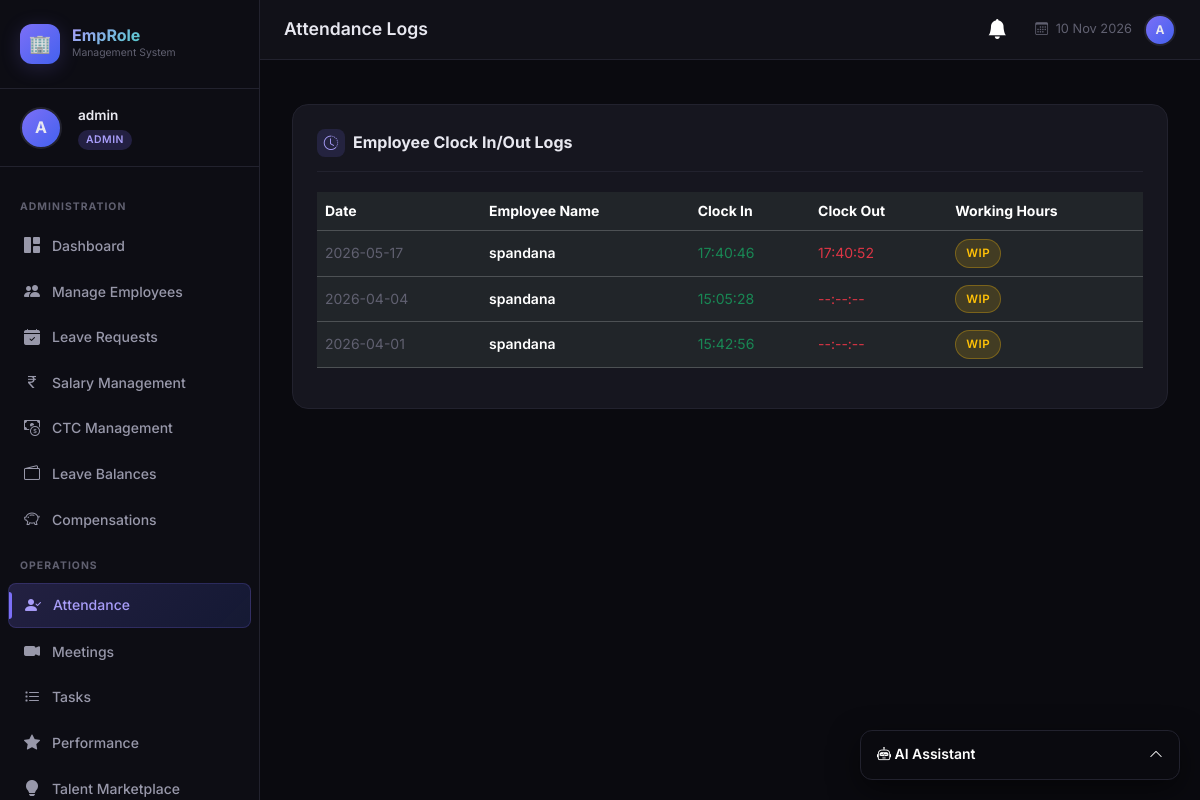
The page /hr/attendance_logs (signed in) on the database its author committed.
### tables this page shows
CREATE TABLE attendance_logs (
            id INTEGER PRIMARY KEY AUTOINCREMENT,
            employee_id INTEGER NOT NULL,
            date DATE NOT NULL,
            clock_in TIME,
            clock_out TIME,
            working_hours REAL,
            FOREIGN KEY (employee_id) REFERENCES employees(id)
        );

CREATE TABLE employees (
            id INTEGER PRIMARY KEY AUTOINCREMENT,
            user_id INTEGER UNIQUE,
            name TEXT NOT NULL,
            email TEXT NOT NULL,
            phone TEXT,
            department TEXT,
            designation TEXT,
            joining_date DATE,
            status TEXT DEFAULT 'active',
            FOREIGN KEY (user_id) REFERENCES users(id)
        );

### hr_extensions.py (the view)
@hr_extensions_bp.route('/hr/attendance_logs', methods=['GET'])
@login_required
@role_required('hr', 'admin')
def admin_attendance_logs():
    db = get_db()
    logs = db.execute(
        "SELECT a.*, e.name FROM attendance_logs a "
        "JOIN employees e ON a.employee_id=e.id "
        "ORDER BY a.date DESC, a.id DESC"
    ).fetchall()
    db.close()
    return render_template('hr_extensions/attendance_logs.html', logs=logs)

### ai_service.py (called while the page is built)
@ai_service_bp.before_app_request
def setup_ai():
    if not hasattr(ai_service_bp, 'schema_initialized'):
        init_ai_schema()
        ai_service_bp.schema_initialized = True

### app.py (called while the page is built)
@app.context_processor
def inject_notifications():
    if 'user_id' in session:
        db = get_db()
        n = db.execute("SELECT * FROM notifications WHERE user_id=? AND is_read=0 ORDER BY created_at DESC LIMIT 5", (session['user_id'],)).fetchall()
        c = db.execute("SELECT COUNT(*) as c FROM notifications WHERE user_id=? AND is_read=0", (session['user_id'],)).fetchone()['c']
        db.close()
        return dict(recent_notifications=n, unread_notifications_count=c)
    return dict(recent_notifications=[], unread_notifications_count=0)

### database.py (called while the page is built)
def get_db():
    conn = sqlite3.connect(DB_PATH)
    conn.row_factory = sqlite3.Row
    conn.execute("PRAGMA foreign_keys = ON")
    return conn

### hr_extensions.py (called while the page is built)
def login_required(f):
    @wraps(f)
    def decorated(*args, **kwargs):
        if 'user_id' not in session:
            flash('Please log in to access this page.', 'warning')
            return redirect(url_for('login'))
        return f(*args, **kwargs)
    return decorated

def role_required(*roles):
    def decorator(f):
        @wraps(f)
        def decorated(*args, **kwargs):
            if 'user_id' not in session:
                return redirect(url_for('login'))
            if session.get('role') not in roles:
                flash('Access denied. Insufficient permissions.', 'danger')
                return redirect(url_for('dashboard'))
            return f(*args, **kwargs)
        return decorated
    return decorator

### hr_extensions_db.py (called while the page is built)
def get_db():
    conn = sqlite3.connect(DB_PATH)
    conn.row_factory = sqlite3.Row
    conn.execute("PRAGMA foreign_keys = ON")
    return conn

### templates/hr_extensions/attendance_logs.html (shortened to what this page needs)
{% extends "base.html" %}
{% block page_title %}Attendance Logs{% endblock %}
{% block content %}
<div class="content-card fade-in">
  <div class="card-header-custom">
    <div class="card-title-custom">
      <div class="title-icon"><i class="bi bi-clock-history"></i></div>
      Employee Clock In/Out Logs
    </div>
  </div>
  <div class="table-responsive mt-3">
    <table class="table table-dark table-hover align-middle">
      <thead>
        <tr>
          <th>Date</th>
          <th>Employee Name</th>
          <th>Clock In</th>
          <th>Clock Out</th>
          <th>Working Hours</th>
        </tr>
      </thead>
      <tbody>
        {% for a in logs %}
        <tr>
          <td><span style="color:var(--text-muted);">{{ a.date }}</span></td>
          <td><span style="font-weight:600;">{{ a.name }}</span></td>
          <td><span class="text-success">{{ a.clock_in or '--:--:--' }}</span></td>
          <td><span class="text-danger">{{ a.clock_out or '--:--:--' }}</span></td>
          <td>
            {% if a.working_hours %}
              <span class="badge-custom badge-approved">{{ a.working_hours }} hrs</span>
            {% else %}
              <span class="badge-custom badge-pending">WIP</span>
            {% endif %}
          </td>
        </tr>
        {% else %}
        <tr>
          <td colspan="5" class="text-center py-4" style="color:var(--text-muted);">No logs available yet.</td>
        </tr>
        {% endfor %}
      </tbody>
    </table>
  </div>
</div>
{% endblock %}

### static/css/style.css (style rules this page uses)
:root { --bg-primary: #0a0a0f; --bg-secondary: #111118; --bg-card: #16161f; --bg-card-hover: #1e1e2a; --sidebar-bg: #0d0d14; --sidebar-width: 260px; --accent-purple: #7c6ff7; --accent-purple-light: #a89df9; --accent-teal: #00d4aa; --accent-teal-light: #33ddbb; --accent-orange: #ff6b35; --accent-pink: #f72585; --accent-blue: #4361ee; --text-primary: #e8e8f0; --text-secondary: #9898aa; --text-muted: #606070; --border-color: #22222e; --border-glow: rgba(124, 111, 247, 0.3); --shadow-sm: 0 2px 8px rgba(0, 0, 0, 0.4); --shadow-md: 0 4px 20px rgba(0, 0, 0, 0.5); --shadow-lg: 0 8px 40px rgba(0, 0, 0, 0.6); --shadow-accent: 0 4px 20px rgba(124, 111, 247, 0.2); --radius-sm: 8px; --radius-md: 12px; --radius-lg: 16px; --radius-xl: 20px; --transition: all 0.25s cubic-bezier(0.4, 0, 0.2, 1); }
*, *::before, *::after { box-sizing: border-box; margin: 0; padding: 0; }
html { scroll-behavior: smooth; }
body { font-family: 'Inter', -apple-system, BlinkMacSystemFont, sans-serif; background: var(--bg-primary); color: var(--text-primary); min-height: 100vh; overflow-x: hidden; font-size: 14px; line-height: 1.6; }
.content-card { background: var(--bg-card); border: 1px solid var(--border-color); border-radius: var(--radius-lg); padding: 1.5rem; margin-bottom: 1.5rem; }
.card-header-custom { display: flex; align-items: center; justify-content: space-between; margin-bottom: 1.25rem; padding-bottom: 0.875rem; border-bottom: 1px solid var(--border-color); }
.card-title-custom { font-size: 1rem; font-weight: 700; color: var(--text-primary); display: flex; align-items: center; gap: 8px; }
.card-title-custom .title-icon { width: 28px; height: 28px; background: rgba(124, 111, 247, 0.15); border-radius: 8px; display: flex; align-items: center; justify-content: center; color: var(--accent-purple-light); font-size: 0.9rem; }
.badge-custom { padding: 4px 10px; border-radius: 20px; font-size: 0.72rem; font-weight: 600; text-transform: uppercase; letter-spacing: 0.05em; display: inline-block; }
.badge-pending { background: rgba(255, 193, 7, 0.15); color: #ffc107; border: 1px solid rgba(255, 193, 7, 0.3); }
.fade-in { animation: fadeIn 0.4s ease forwards; }
.content-card { animation: fadeIn 0.4s ease forwards; animation-delay: 0.2s; opacity: 0; animation-fill-mode: forwards; }

### rows shown on the page
attendance_logs: date "2026-05-17", name "spandana", clock_in "17:40:46", clock_out "17:40:52", working_hours "WIP"
attendance_logs: date "2026-04-04", name "spandana", clock_in "15:05:28", clock_out "--:--:--"
attendance_logs: date "2026-04-01", name "spandana", clock_in "15:42:56", clock_out "--:--:--"

### other values the page prints
{{ session.username[0].upper() }} "A"
{{ session.username }} "admin"
{{ session.role }} "ADMIN"
